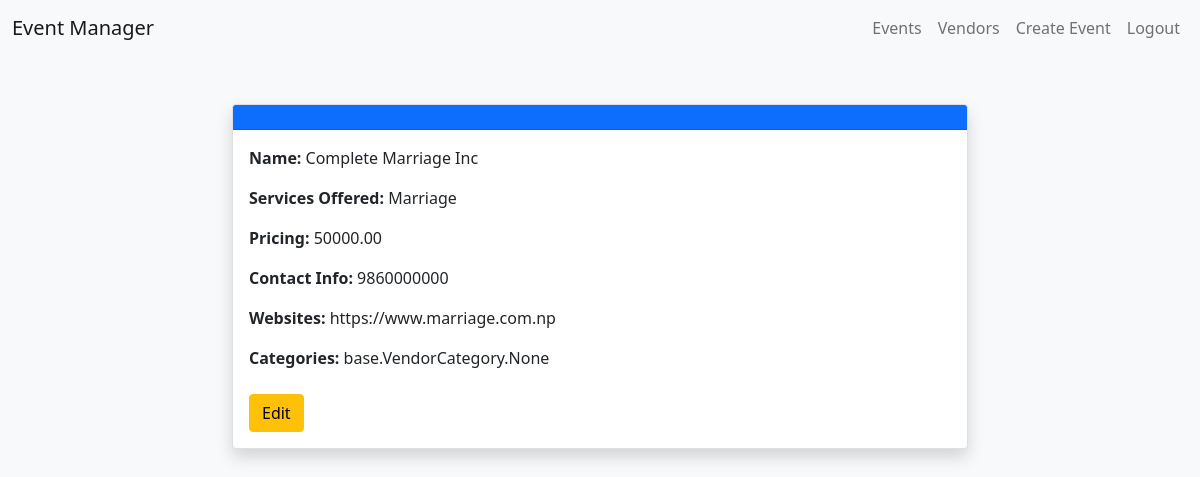
The app's page /vendor-details/1/ with its own data.
### base/models.py (models this page shows, shortened)
class Vendor(models.Model):
    name = models.CharField(max_length=100)
    services_offered = models.TextField()
    pricing = models.DecimalField(max_digits=10, decimal_places=2)
    contact_info = models.CharField(max_length=100)
    website = models.URLField(null=True)
    categories = models.ManyToManyField('VendorCategory')
    is_approved = models.BooleanField(default=False)

### base/views.py (the view)
# urls.py: path('vendor-details/<int:pk>/', VendorDetailView.as_view(), name='vendor-details'),
class VendorDetailView(DetailView):
    model = Vendor
    template_name = 'vendorDetails.html'
    context_object_name = 'vendor'

### templates/vendorDetails.html (shortened to what this page needs)
<!DOCTYPE html>
<html lang="en">
<head>
    <link href="https://cdn.jsdelivr.net/npm/bootstrap@5.0.2/dist/css/bootstrap.min.css" rel="stylesheet">
</head>
<body class="bg-light">
    <nav class="navbar navbar-expand-lg navbar-light bg-light">
        <div class="container-fluid">
            <a class="navbar-brand" href="/">Event Manager</a>
            <div class="collapse navbar-collapse" id="navbarNav">
                <ul class="navbar-nav ms-auto">
                    <li class="nav-item"><a class="nav-link" href="/event-list/">Events</a></li>
                    <li class="nav-item"><a class="nav-link" href="/vendor-list/">Vendors</a></li>
                    <li class="nav-item"><a class="nav-link" href="/event-create/">Create Event</a></li>
                    <li class="nav-item"><a class="nav-link" href="/logout/">Logout</a></li>
                </ul>
            </div>
        </div>
    </nav>
    <div class="container mt-5">
        <div class="row justify-content-center">
            <div class="col-md-8">
                <div class="card shadow">
                    <div class="card-header bg-primary text-white">
                    </div>
                    <div class="card-body">
                        <p><strong>Name:</strong> {{ vendor.name }}</p>
                        <p><strong>Services Offered:</strong> {{ vendor.services_offered }}</p>
                        <p><strong>Pricing:</strong> {{ vendor.pricing }}</p>
                        <p><strong>Contact Info:</strong> {{ vendor.contact_info }}</p>
                        <p><strong>Websites:</strong> {{ vendor.website }}</p>
                        <p><strong>Categories:</strong> {{ vendor.categories }}</p>
                        <div class="d-flex justify-content-between mt-4">
                            <a href="{% url 'vendor-update' vendor.id %}" class="btn btn-warning">Edit</a>
                        </div>
                    </div>
                </div>
            </div>
        </div>
    </div>
</body>
</html>

### records on screen
Vendor: name "Complete Marriage Inc", services_offered "Marriage", pricing "50000.00", contact_info "9860000000", website "https://www.marriage.com.np", categories "base.VendorCategory.None"
